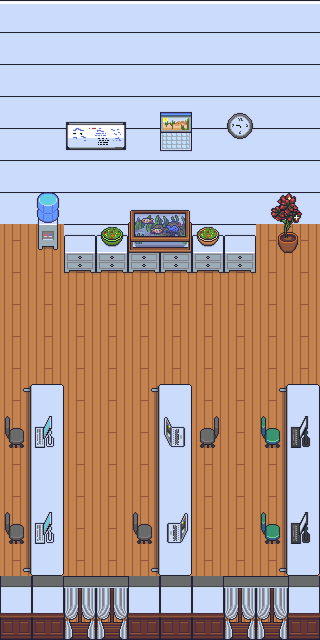

The image is a tile-based game level rendered from a .tmx file. Its description and source (layers, tilesets, objects; grid data summarised) follow:
An orthogonal 10x20 tile map with 32x32 px tiles, 6 tile layers (Floor, Wall, ItemsPutOnTheFloor, Chair, ...).

<map version="1.10" tiledversion="1.11.2" orientation="orthogonal" renderorder="right-down" width="10" height="20" tilewidth="32" tileheight="32" infinite="0" nextlayerid="7" nextobjectid="1">
 <tileset firstgid="1" source="ImageIcon2.tsx" />
 <layer id="1" name="Floor" width="10" height="20">
  <data>[200 cells, 200 non-empty, 1 distinct tile ids]</data>
 </layer>
 <layer id="2" name="Wall" width="10" height="20">
  <data>[200 cells, 96 non-empty, 6 distinct tile ids]</data>
 </layer>
 <layer id="3" name="ItemsPutOnTheFloor" width="10" height="20">
  <data>[200 cells, 54 non-empty, 14 distinct tile ids]</data>
 </layer>
 <layer id="4" name="Chair" width="10" height="20">
  <data>[200 cells, 6 non-empty, 3 distinct tile ids]</data>
 </layer>
 <layer id="5" name="ItemsPutOnTheDesk" width="10" height="20">
  <data>[200 cells, 13 non-empty, 11 distinct tile ids]</data>
 </layer>
 <layer id="6" name="ItemsPutOnTheWall" width="10" height="20">
  <data>[200 cells, 17 non-empty, 11 distinct tile ids]</data>
 </layer>
</map>
